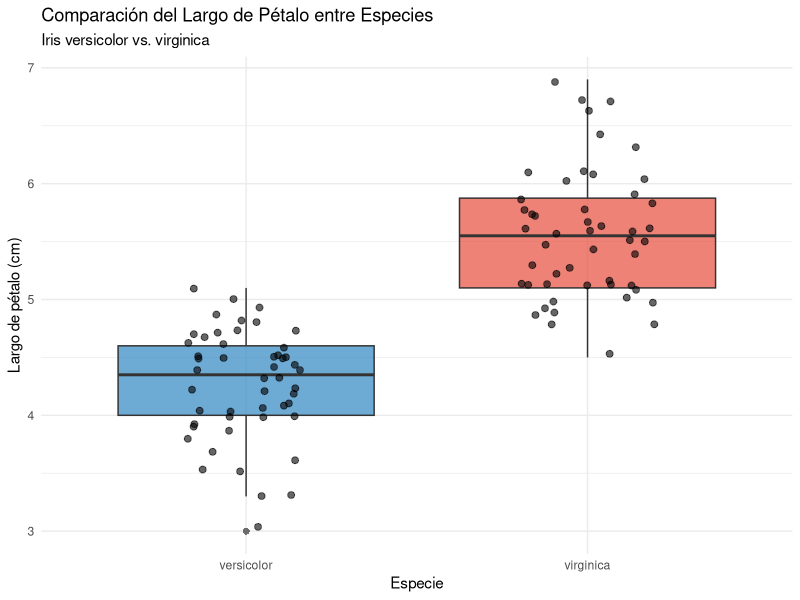
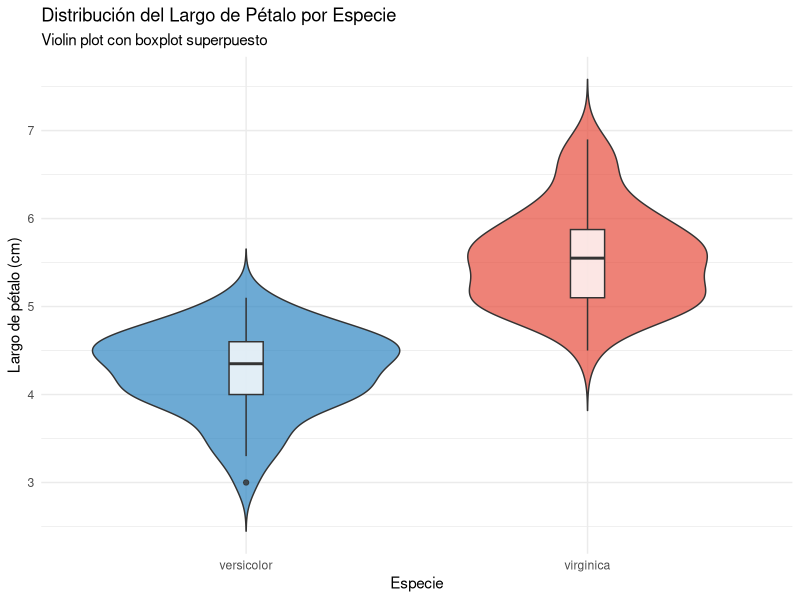

Source code (R) for these figures, in order:
## ---- chunk 1
knitr::opts_chunk$set(echo = TRUE)
library(ggplot2)
library(dplyr)
## ---- chunk 2
head(iris)
summary(iris)
str(iris)
table(iris$Species)
## ---- chunk 3
data_sub <- subset(iris, Species %in% c("versicolor", "virginica"))
nrow(data_sub)
table(data_sub$Species)
## ---- chunk 4
aggregate(Petal.Length ~ Species, data = data_sub, FUN = function(x) {
  c(n = length(x),
    media = mean(x),
    mediana = median(x),
    desv_est = sd(x),
    min = min(x),
    max = max(x))
})

by(data_sub$Petal.Length, data_sub$Species, summary)
## ---- chunk 5
versicolor_data <- data_sub$Petal.Length[data_sub$Species == "versicolor"]
virginica_data <- data_sub$Petal.Length[data_sub$Species == "virginica"]

# Pruebas de normalidad
shapiro_versicolor <- shapiro.test(versicolor_data)
shapiro_virginica <- shapiro.test(virginica_data)

cat("p-value Shapiro-Wilk versicolor:", shapiro_versicolor$p.value, "\n")
cat("p-value Shapiro-Wilk virginica:", shapiro_virginica$p.value, "\n")

# Prueba de igualdad de varianzas (Prueba F)
var_test <- var.test(versicolor_data, virginica_data)
cat("p-value prueba F de varianzas:", var_test$p.value, "\n")

equal_var <- var_test$p.value > 0.05
cat("¿Varianzas iguales?", equal_var, "\n")

# Justificación del tipo de prueba
if(equal_var) {
  cat("Se aplicará prueba t clásica (varianzas iguales)\n")
} else {
  cat("Se aplicará prueba t de Welch (varianzas diferentes)\n")
}
## ---- chunk 6
t_test_result <- t.test(Petal.Length ~ Species, 
                        data = data_sub,
                        var.equal = equal_var,
                        alternative = "two.sided",
                        conf.level = 0.95)
t_test_result
## ---- chunk 7
cohens_d <- function(x, y) {
  n1 <- length(x)
  n2 <- length(y)
  s_pooled <- sqrt(((n1-1)*var(x) + (n2-1)*var(y)) / (n1+n2-2))
  d <- (mean(x) - mean(y)) / s_pooled
  return(d)
}

cohen_d <- cohens_d(virginica_data, versicolor_data)
cat("Cohen's d:", round(cohen_d, 3), "\n")

efecto_interpretacion <- if(abs(cohen_d) < 0.2) {
  "pequeño"
} else if(abs(cohen_d) < 0.5) {
  "pequeño a mediano"  
} else if(abs(cohen_d) < 0.8) {
  "mediano a grande"
} else {
  "grande"
}
cat("Interpretación del tamaño del efecto:", efecto_interpretacion, "\n")
## ---- chunk 8
ggplot(data_sub, aes(x = Species, y = Petal.Length, fill = Species)) +
  geom_boxplot(alpha = 0.7, outlier.shape = 16, outlier.size = 2) +
  geom_jitter(width = 0.2, alpha = 0.6, size = 2) +
  scale_fill_manual(values = c("versicolor" = "#2E86C1", "virginica" = "#E74C3C")) +
  labs(title = "Comparación del Largo de Pétalo entre Especies",
       subtitle = "Iris versicolor vs. virginica",
       x = "Especie", y = "Largo de pétalo (cm)") +
  theme_minimal() +
  theme(legend.position = "none")
## ---- chunk 9
ggplot(data_sub, aes(x = Species, y = Petal.Length, fill = Species)) +
  geom_violin(alpha = 0.7, trim = FALSE) +
  geom_boxplot(width = 0.1, fill = "white", alpha = 0.8) +
  scale_fill_manual(values = c("versicolor" = "#2E86C1", "virginica" = "#E74C3C")) +
  labs(title = "Distribución del Largo de Pétalo por Especie",
       subtitle = "Violin plot con boxplot superpuesto",
       x = "Especie", y = "Largo de pétalo (cm)") +
  theme_minimal() +
  theme(legend.position = "none")
## ---- chunk 10
cat("=== RESUMEN DEL ANÁLISIS ESTADÍSTICO ===\n\n")

cat("Muestra: n_versicolor =", length(versicolor_data), 
    ", n_virginica =", length(virginica_data), "\n\n")

cat("MEDIAS:\n")
cat("Media versicolor:", round(mean(versicolor_data), 3), "cm\n")
cat("Media virginica:", round(mean(virginica_data), 3), "cm\n")
cat("Diferencia de medias:", round(mean(virginica_data) - mean(versicolor_data), 3), "cm\n\n")

cat("RESULTADOS DE LA PRUEBA t:\n")
cat("Estadístico t =", round(t_test_result$statistic, 3), "\n")
cat("Grados de libertad =", round(t_test_result$parameter, 1), "\n")
cat("p-value =", format(t_test_result$p.value, scientific = TRUE, digits = 3), "\n")
cat("Intervalo de confianza 95%: [", 
    round(t_test_result$conf.int[1], 3), ",", 
    round(t_test_result$conf.int[2], 3), "]\n\n")

cat("TAMAÑO DEL EFECTO:\n")
cat("Cohen's d =", round(cohen_d, 3), "(tamaño del efecto", efecto_interpretacion, ")\n\n")

cat("DECISIÓN ESTADÍSTICA:\n")
if(t_test_result$p.value < 0.05) {
  cat("Rechazamos H₀. Existe diferencia significativa entre las medias del largo de pétalo.\n")
} else {
  cat("No rechazamos H₀. No hay evidencia de diferencia significativa.\n")
}

cat("\nINTERPRETACIÓN BIOLÓGICA:\n")
if(t_test_result$p.value < 0.05) {
  cat("Las especies versicolor y virginica presentan diferencias morfológicas\n")
  cat("significativas en el largo de sus pétalos, lo que puede reflejar\n")
  cat("adaptaciones evolutivas distintas o presiones selectivas diferentes.\n")
} else {
  cat("No se detectaron diferencias significativas en el largo de pétalos\n")
  cat("entre las especies, sugiriendo similaridad en este rasgo morfológico.\n")
}
